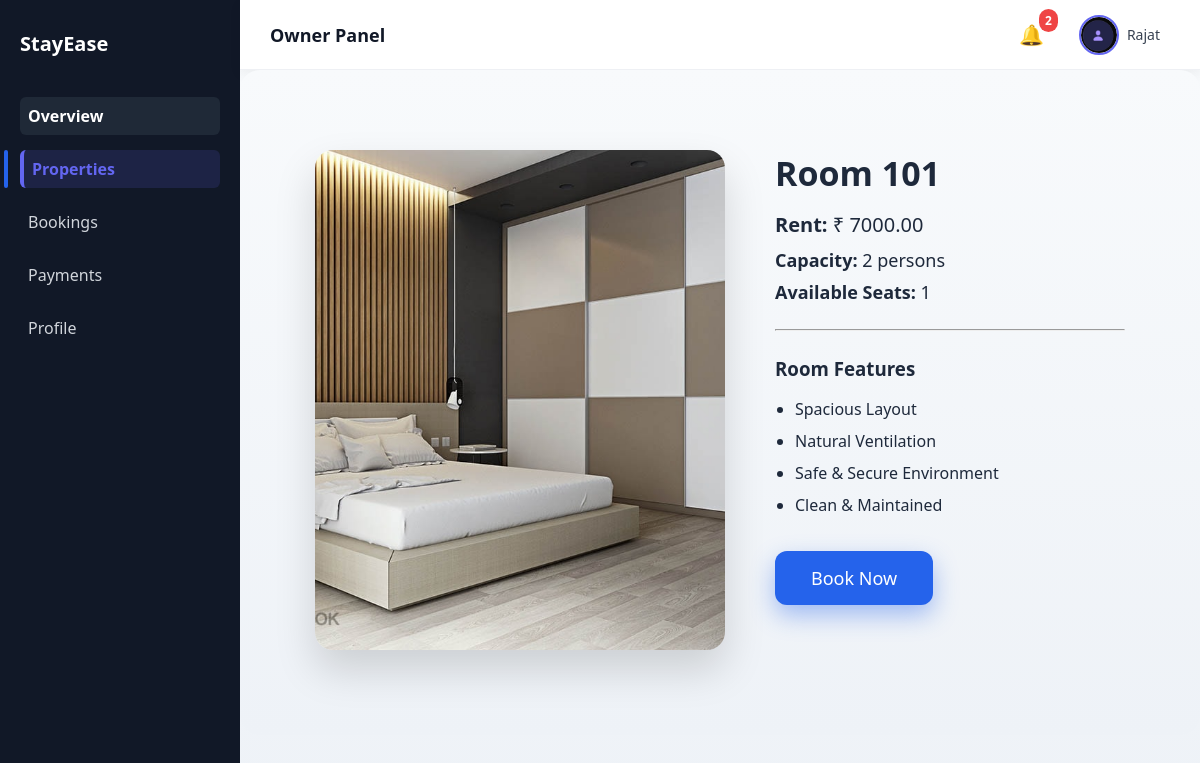
The app's page /properties/room/7/ (signed in) with its own data.
### accounts/models.py (models this page shows, shortened)
class UserProfile(models.Model):
    ROLE_CHOICES = [
        ('owner', 'Owner'),
        ('tenant', 'Tenant'),
    ]
    user = models.OneToOneField(User, on_delete=models.CASCADE)
    phone = models.CharField(max_length=15, blank=True, null=True)
    role = models.CharField(
        max_length=10,
        choices=ROLE_CHOICES,
        default="tenant"
    )
    profile_image = models.ImageField(upload_to="profile_pics/", blank=True)

### properties/models.py (models this page shows, shortened)
class Room(models.Model):
    property = models.ForeignKey(
        Property,
        on_delete=models.CASCADE,
        related_name="rooms"
    )
    room_number = models.CharField(max_length=20)
    rent = models.DecimalField(max_digits=10, decimal_places=2)
    capacity = models.IntegerField()
    is_available = models.BooleanField(default=True)
    image = models.ImageField(upload_to="rooms/", blank=True, null=True)
    created_at = models.DateTimeField(auto_now_add=True)

### properties/views.py (the view)
# urls.py: path("room/<int:pk>/", views.room_detail, name="room_detail"),
@login_required
def room_detail(request, pk):
    room = get_object_or_404(Room, pk=pk)
    confirmed_count = Booking.objects.filter(
        room=room,
        status="confirmed"
    ).count()
    available_seats = room.capacity - confirmed_count
    return render(request, "properties/room_detail.html", {
        "room": room,
        "available_seats": available_seats
    })

### accounts/context_processors.py (called while the page is built)
def notification_data(request):
    if request.user.is_authenticated:
        notifications = Notification.objects.filter(
            user=request.user
        ).order_by("-created_at")[:5]
        unread_count = Notification.objects.filter(
            user=request.user,
            is_read=False
        ).count()
        return {
            "notifications": notifications,
            "unread_count": unread_count,
        }
    return {}

### templates/properties/room_detail.html (shortened to what this page needs)
{% extends "dashboard/base_dashboard.html" %}
{% block dashboard_content %}
<div style="max-width:1200px; margin:auto; padding:40px 30px;">
    <div style="display:flex; gap:50px; flex-wrap:wrap; align-items:flex-start;">
        <div style="flex:1.2; min-width:400px;">
            {% if room.image %}
                <img src="{{ room.image.url }}"
                     id="roomImage"
                     style="width:100%;
                            height:500px;
                            object-fit:cover;
                            border-radius:18px;
                            cursor:pointer;
                            transition:0.3s;
                            box-shadow:0 20px 40px rgba(0,0,0,0.15);">
            {% endif %}
        </div>
        <div style="flex:1; min-width:350px;">
            <h1 style="font-size:34px; margin-bottom:15px;">
                Room {{ room.room_number }}
            </h1>
            <div style="font-size:20px; margin-bottom:10px;">
                <strong>Rent:</strong> ₹ {{ room.rent }}
            </div>
            <div style="font-size:18px; margin-bottom:8px;">
                <strong>Capacity:</strong> {{ room.capacity }} persons
            </div>
            <div style="font-size:18px; margin-bottom:20px;">
                <strong>Available Seats:</strong> {{ available_seats }}
            </div>
            <hr style="margin:25px 0;">
            <h3 style="margin-bottom:12px;">Room Features</h3>
            <ul style="line-height:32px; font-size:16px; padding-left:20px;">
                <li>Spacious Layout</li>
                <li>Natural Ventilation</li>
                <li>Safe & Secure Environment</li>
                <li>Clean & Maintained</li>
            </ul>
            {% if available_seats > 0 %}
                <a href="{% url 'book_room' room.id %}"
                   style="display:inline-block;
                          margin-top:30px;
                          padding:15px 36px;
                          background:#2563eb;
                          color:white;
                          border-radius:12px;
                          text-decoration:none;
                          font-size:18px;
                          font-weight:500;
                          box-shadow:0 10px 25px rgba(37,99,235,0.4);
                          transition:0.3s;">
                   Book Now
                </a>
            {% endif %}
        </div>
    </div>
</div>
{% endblock %}

### templates/dashboard/base_dashboard.html (shortened to what this page needs)
{% load static %}
<!DOCTYPE html>
<html>
<head>
    <link rel="stylesheet" href="{% static 'css/style.css' %}">
</head>
<body>
<div class="dashboard-layout">
    <aside class="sidebar">
        <h2 class="logo">StayEase</h2>
        <nav>
        <a href="/dashboard/"
        class="{% if request.path == '/dashboard/' %}active{% endif %}">
        Overview
        </a>
        {% if request.user.userprofile.role == "owner" %}
            <a href="/properties/"
            class="{% if '/properties/' in request.path %}active{% endif %}">
            Properties
            </a>
            <a href="/bookings/"
            class="{% if '/bookings/' in request.path %}active{% endif %}">
            Bookings
            </a>
            <a href="/payments/"
            class="{% if '/payments/' in request.path %}active{% endif %}">
            Payments
            </a>
        {% endif %}
        <a href="/profile/"
        class="{% if '/profile/' in request.path or '/settings/' in request.path %}active{% endif %}">
        Profile
        </a>
    </nav>
    </aside>
    <div class="main-content">
        <div class="topbar">
            <h3>
                {% if request.user.userprofile.role == "owner" %}
                    Owner Panel
                {% else %}
                    Tenant Panel
                {% endif %}
            </h3>
            <div class="user-section">
               <div class="notification-wrapper">
                    <div class="notification-bell" onclick="toggleNotifications(event)">
                        🔔
                        {% if unread_count > 0 %}
                        <span class="notification-count">
                            {{ unread_count }}
                        </span>
                        {% endif %}
                    </div>
                </div>
               <div class="user-menu">
                    <div class="user-trigger" onclick="toggleUserMenu(event)">
                        <div class="avatar-circle">
                            {% if request.user.userprofile and request.user.userprofile.profile_image %}
                                <img src="{{ request.user.userprofile.profile_image.url }}"
                                    alt="Profile">
                            {% else %}
                                <span>
                                    {{ request.user.first_name|first|upper }}
                                </span>
                            {% endif %}
                        </div>
                        <span class="user-name">
                            {{ request.user.first_name }}
                        </span>
                    </div>
                </div>
            </div>
        </div>
        <div class="content-area">
            {% block dashboard_content %}
            {% endblock %}
        </div>
    </div>
</div>
</body>
</html>

### records on screen
Room: image (picture), room_number "101", rent "7000.00", capacity "2"

### other values on screen
{{ unread_count }} "2"
{{ request.user.first_name }} "Rajat"
{{ available_seats }} "1"
